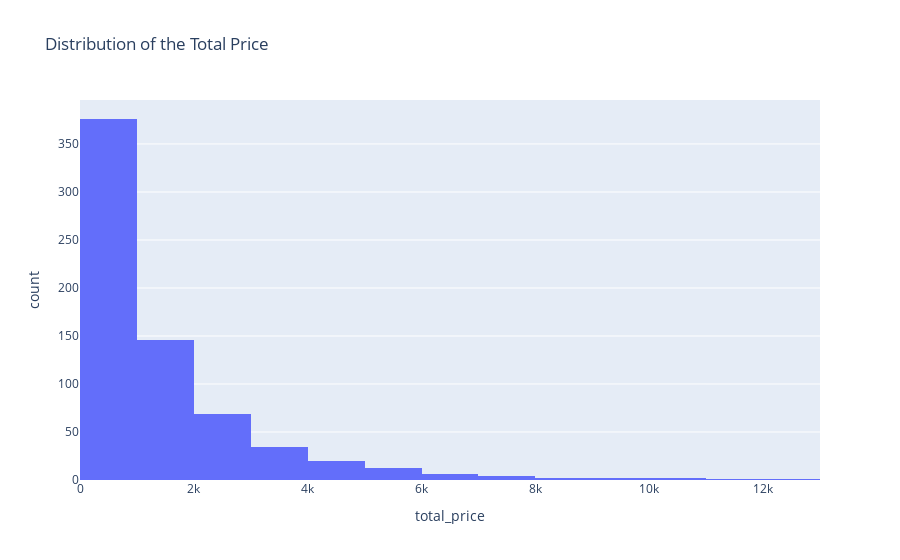

Notebook source saved alongside this figure:
### Code cell
# Let's have a look at the distribution of the prices of the products
fig = px.histogram(data, 
                   x="total_price",
                   nbins=20,
                   title="Distribution of the Total Price")
fig.show()

### Figure 1 — Plotly figure (JSON) as saved in the notebook; plotly's stock layout.template omitted (floating-point values rounded to 4 significant figures; data arrays with more than 128 entries replaced by an {"elided": "..."} marker saying what was removed)
{"data": [{"alignmentgroup": "True", "bingroup": "x", "hovertemplate": "total_price=%{x}<br>count=%{y}<extra></extra>", "legendgroup": "", "marker": {"color": "#636efa", "pattern": {"shape": ""}}, "name": "", "nbinsx": 20, "offsetgroup": "", "orientation": "v", "showlegend": false, "type": "histogram", "x": {"elided": "676 float values"}, "xaxis": "x", "yaxis": "y"}], "layout": {"barmode": "relative", "legend": {"tracegroupgap": 0}, "title": {"text": "Distribution of the Total Price"}, "xaxis": {"anchor": "y", "domain": [0, 1], "title": {"text": "total_price"}}, "yaxis": {"anchor": "x", "domain": [0, 1], "title": {"text": "count"}}}}
